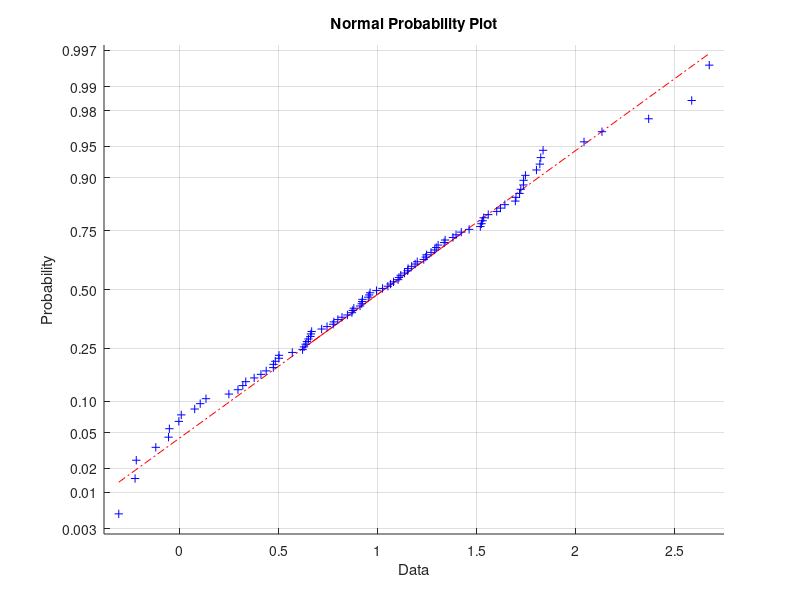

The MATLAB script that drew this image:
L1 = normrnd(1,0.7,100,1);
normplot(L1)
L1(101)=1;
M = zeros(100,100);

for i=1:100
    M(i,i)=((((i-100)/L1(i+1))+((i-99.95)/L1(i)))*10);
    if i<=99
        M(i,i+1)=(((100-i)/L1(i+1))*10);
        M(i+1,i)=(((101-i)/L1(i))*10);
    end
end

[U,R]=eig(M);

A1=U(100,100);
G1=sprintf('%d ', A1);
fprintf('Answer: %s\n', A1)

B1=R(100,100);
F1=sprintf('%d ', B1);
fprintf('Answer: %s\n', B1)
